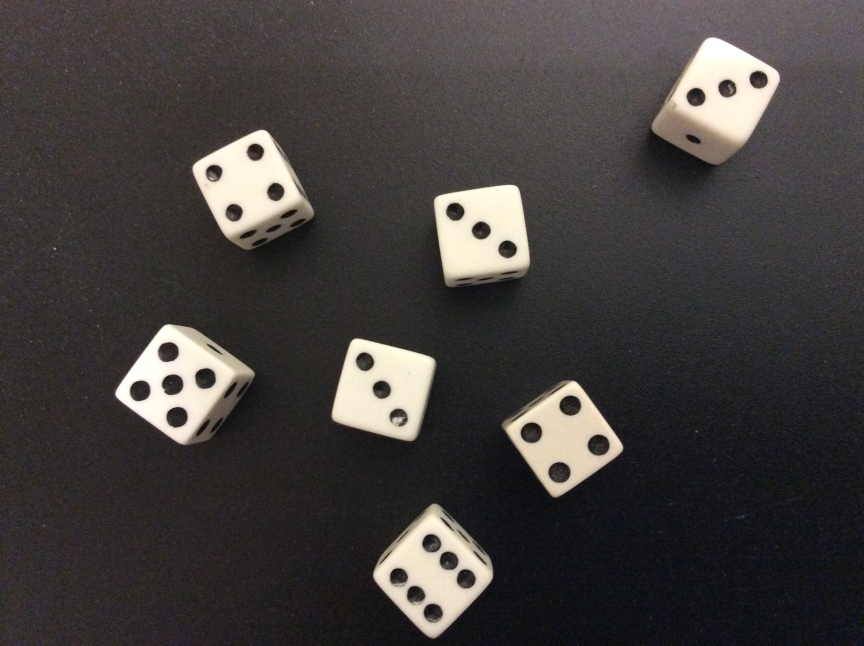
#> input picture input/dice.jpg, 2592 x 1936 px (shown at 1/3 size)
$ python smooth_blur.py --image input/dice.jpg
#> lines starting #> are read from the running program, lines starting #| are printed output that depends on the picture
import cv2
import imutils
import numpy as np
import argparse

ap = argparse.ArgumentParser()
ap.add_argument("-i", "--image", required=True)
args = vars(ap.parse_args())

image = cv2.imread(args["image"])
#> image is the input picture: shape (1936, 2592, 3); mean B, G, R 61.5, 62.7, 66.6
image = imutils.resize(image, 450, 600)
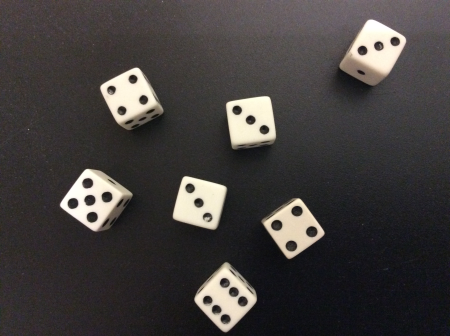
#> image: shape (336, 450, 3); mean B, G, R 61.5, 62.7, 66.6
cv2.imshow("Baseline", image)

#defining blur kernel (kernel size increases, more blurred the picture)
blurred = np.hstack([
	cv2.blur(image, (3, 3)),
	cv2.blur(image, (5, 5)),
	cv2.blur(image, (7, 7))
])
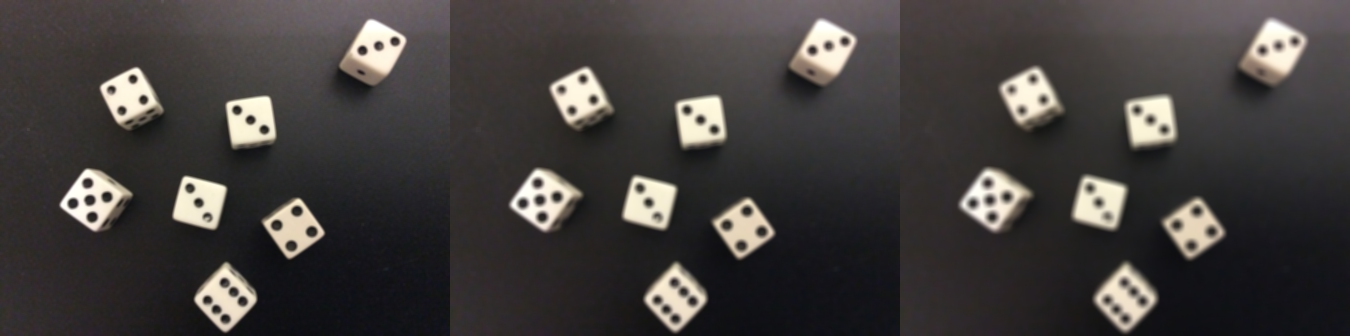
#> blurred: shape (336, 1350, 3); mean B, G, R 61.5, 62.7, 66.6

#using GaussianBlur to get more natural blurring effect
g_blurred = np.hstack([
	cv2.GaussianBlur(image,(3,3), 0),
	cv2.GaussianBlur(image,(5,5), 0),
	cv2.GaussianBlur(image,(7,7), 0)
])

#using medianBlur to reduce image noise
m_blurred = np.hstack([
	cv2.medianBlur(image,3),
	cv2.medianBlur(image,5),
	cv2.medianBlur(image,7)
])

b_blurred = np.hstack([
	cv2.bilateralFilter(image, 5,21,21),
	cv2.bilateralFilter(image, 7,31,31),
	cv2.bilateralFilter(image, 9,41,41)
])

cv2.imshow("Averaged", blurred)
cv2.imshow("Gaussian", g_blurred)
cv2.imshow("Median", m_blurred)
cv2.imshow("Bilateral", b_blurred)
cv2.waitKey(0)

$ run again, on input/coins.png
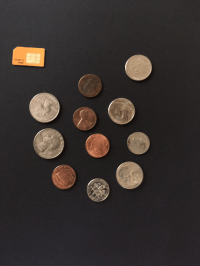
#> input picture input/coins.png, 200 x 266 px
#> image is the input picture: shape (266, 200, 3); mean B, G, R 45.7, 48.1, 54.9
#> image: shape (598, 450, 3)
#> `blurred = np.hstack([ cv2.blur(image, (3, 3)), cv2.blur(image, (5, 5))..`:
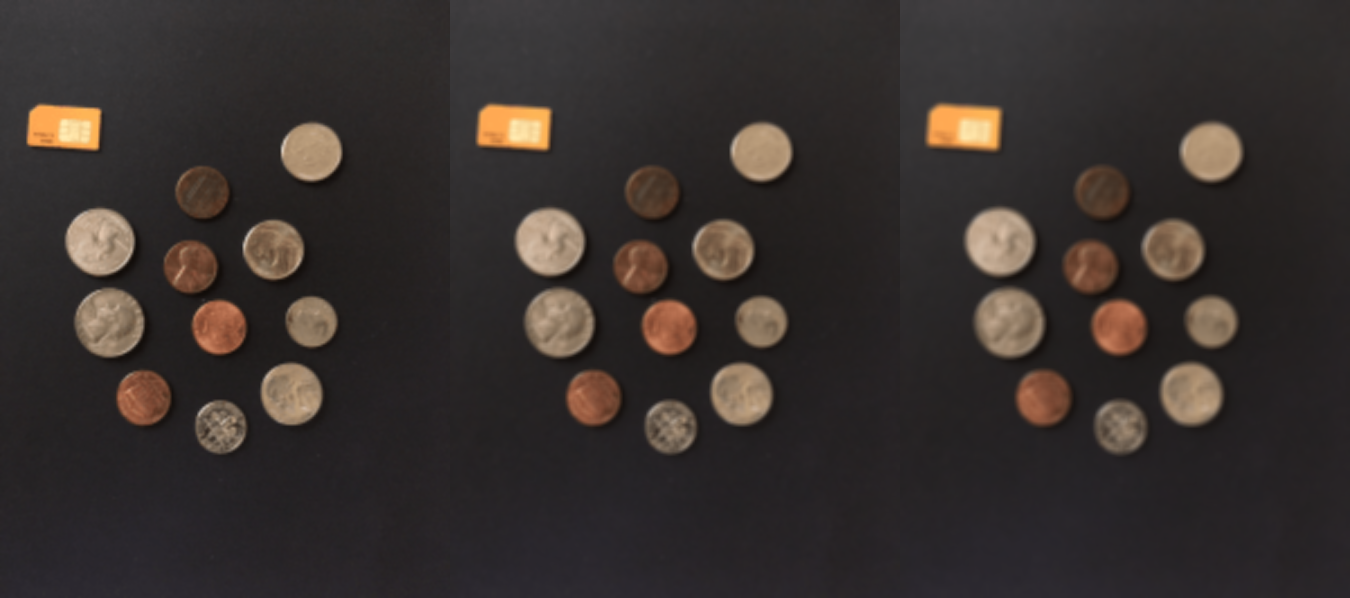
#> blurred: shape (598, 1350, 3); mean B, G, R 45.7, 48.1, 54.9
